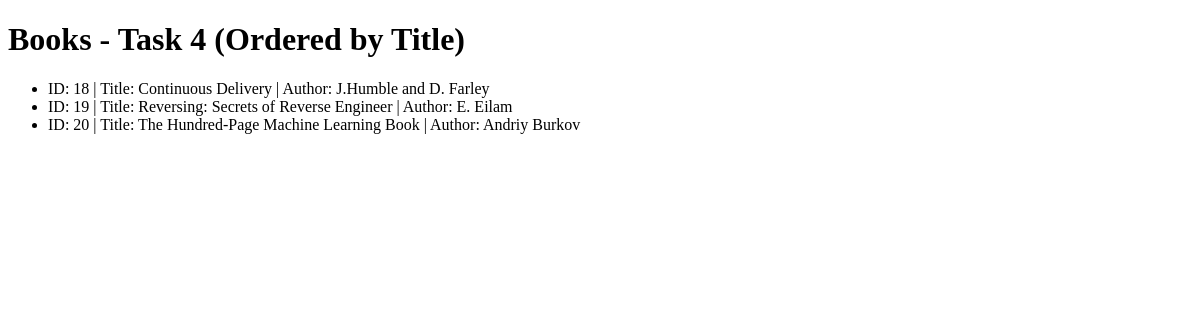
The app's page /books/lab8/task4, older data.
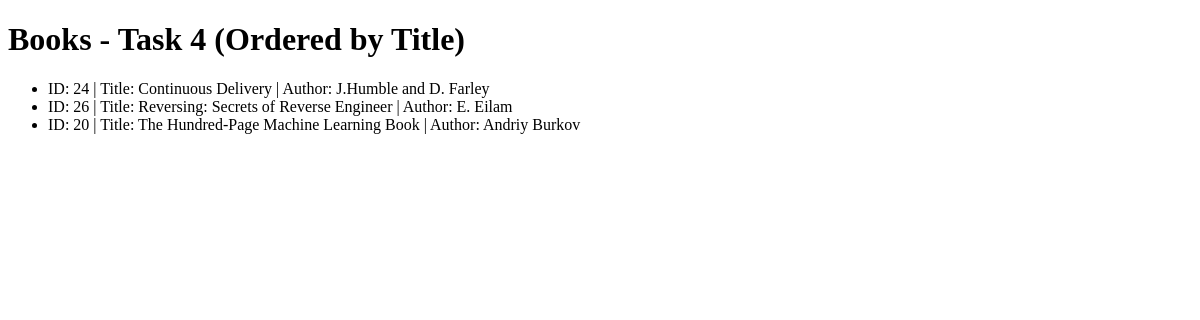
The same page, newer data.
### apps/bookmodule/models.py (models this page shows, shortened)
class Book(models.Model):
    title = models.CharField(max_length=50)
    author = models.CharField(max_length=50, null=True, blank=True)
    price = models.FloatField(default=0.0)
    edition = models.SmallIntegerField(default=1)

### apps/bookmodule/views.py (the view)
# urls.py: path('lab8/task4', views.task4_query, name='lab8_task4'),
def task4_query(request):
    books = Book.objects.order_by('title')
    return render(request, 'bookmodule/lab8_task4.html', {'books': books})

### apps/templates/bookmodule/lab8_task4.html (shortened to what this page needs)
<!DOCTYPE html>
<html>
<head>
</head>
<body>
    <h1>Books - Task 4 (Ordered by Title)</h1>
    <ul>
        {% for book in books %}
            <li>ID: {{ book.id }} | Title: {{ book.title }} | Author: {{ book.author }}</li>
        {% empty %}
            <li>No books found.</li>
        {% endfor %}
    </ul>
</body>
</html>

Row changes from the older to the newer data that the page shows:
removed Book: id "18", title "Continuous Delivery", author "J.Humble and D. Farley"
removed Book: id "19", title "Reversing: Secrets of Reverse Engineer", author "E. Eilam"
added Book: id "24", title "Continuous Delivery", author "J.Humble and D. Farley"
added Book: id "26", title "Reversing: Secrets of Reverse Engineer", author "E. Eilam"
